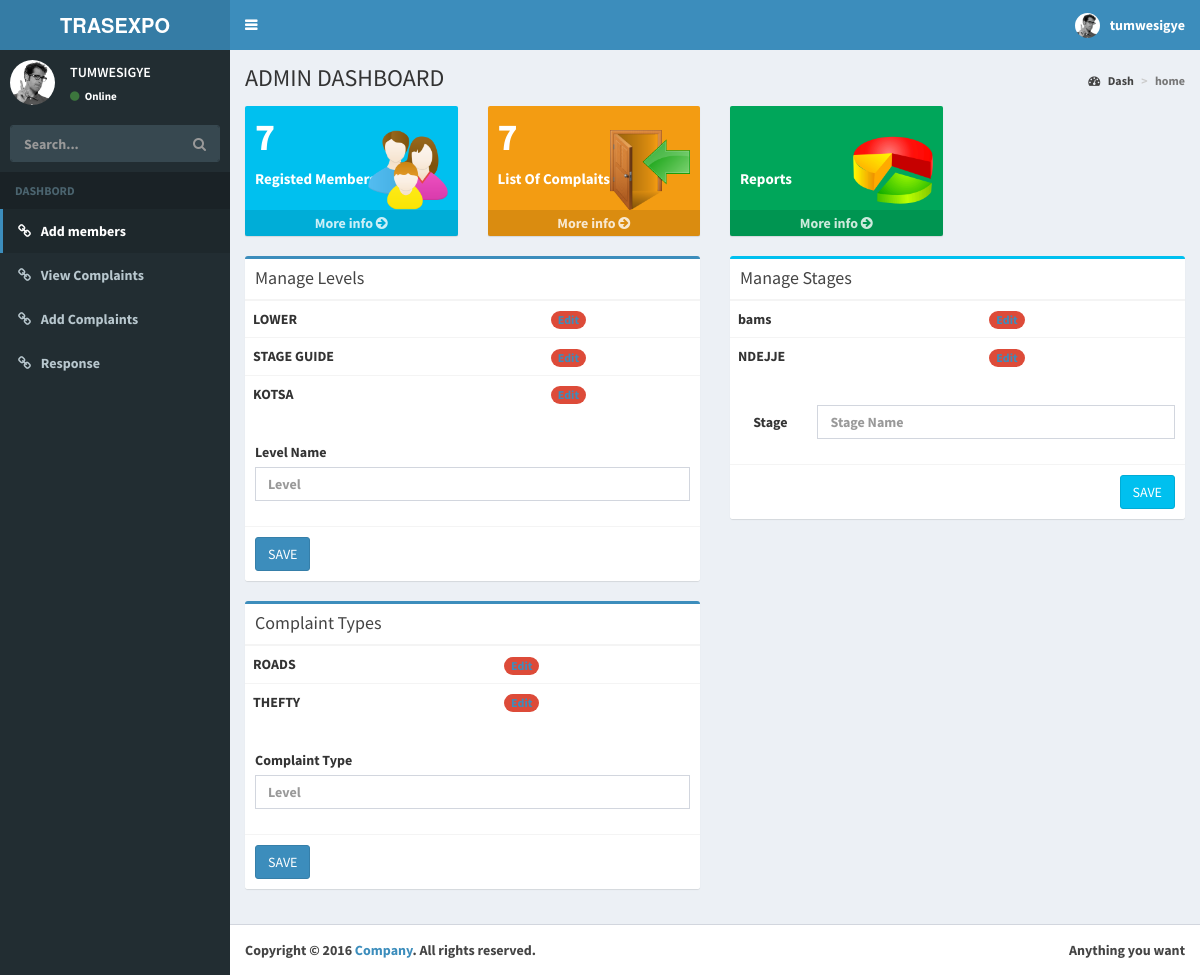
The page /admin.php (signed in) on the database its author committed.
### tables this page shows
CREATE TABLE IF NOT EXISTS `user_levels` (
  `usr_id` int(100) NOT NULL AUTO_INCREMENT,
  `usr_leve` varchar(100) NOT NULL DEFAULT 'LOWER',
  PRIMARY KEY (`usr_id`),
  UNIQUE KEY `usr_leve` (`usr_leve`)
);

CREATE TABLE IF NOT EXISTS `complain_types` (
  `cop_id` int(100) NOT NULL AUTO_INCREMENT,
  `cop_type` varchar(100) NOT NULL,
  PRIMARY KEY (`cop_id`)
);

CREATE TABLE IF NOT EXISTS `stages` (
  `st_id` int(100) NOT NULL AUTO_INCREMENT,
  `st_name` varchar(100) NOT NULL,
  PRIMARY KEY (`st_id`),
  UNIQUE KEY `st_name` (`st_name`)
);

### admin.php (the view, shortened to what this page needs)
<!DOCTYPE html>
<html>
<head>
  <link rel="stylesheet" href="bootstrap/css/bootstrap.min.css">
  <link rel="stylesheet" href="https://cdnjs.cloudflare.com/ajax/libs/font-awesome/4.5.0/css/font-awesome.min.css">
  <link rel="stylesheet" href="https://cdnjs.cloudflare.com/ajax/libs/ionicons/2.0.1/css/ionicons.min.css">
  <link rel="stylesheet" href="dist/css/AdminLTE.min.css">
  <link rel="stylesheet" href="dist/css/skins/skin-blue.min.css">
</head>
<body class="hold-transition skin-blue sidebar-mini">
<div class="wrapper">
  <header class="main-header">
    <a href="admin.php" class="logo">
      <span class="logo-mini"><b>TRAS</span>
      <span class="logo-lg"><b>TRAS</b>EXPO</span>
    </a>
    <nav class="navbar navbar-static-top" role="navigation">
      <a href="#" class="sidebar-toggle" data-toggle="offcanvas" role="button">
      </a>
      <div class="navbar-custom-menu">
        <ul class="nav navbar-nav">
          <li class="dropdown user user-menu">
            <a href="#" class="dropdown-toggle" data-toggle="dropdown">
              <img src="dist/img/user2-160x160.jpg" class="user-image" alt="User Image">
              <span class="hidden-xs"><?php echo"  ".strtolower($_SESSION['useradmin']['adm_name']);?></span>
            </a>
          </li>
        </ul>
      </div>
    </nav>
  </header>
  <aside class="main-sidebar">
    <section class="sidebar">
      <div class="user-panel">
        <div class="pull-left image">
          <img src="dist/img/user2-160x160.jpg" class="img-circle" alt="User Image">
        </div>
        <div class="pull-left info">
          <p><?php echo"  ".strtoupper($_SESSION['useradmin']['adm_name']);?></p>
          <a href="#"><i class="fa fa-circle text-success"></i> Online</a>
        </div>
      </div>
      <form action="#" method="get" class="sidebar-form">
        <div class="input-group">
          <input type="text" name="q" class="form-control" placeholder="Search...">
              <span class="input-group-btn">
                <button type="submit" name="search" id="search-btn" class="btn btn-flat"><i class="fa fa-search"></i>
                </button>
              </span>
        </div>
      </form>
      <ul class="sidebar-menu">
        <li class="header">DASHBORD</li>
        <li class="active"><a href="admin.php?page=aemp"><i class="fa fa-link"></i> <span>Add members</span></a></li>
        <li><a href="admin.php?page=vemp"><i class="fa fa-link"></i> <span>View Complaints</span></a></li>
		<li><a href="admin.php?page=add_comp"><i class="fa fa-link"></i> <span>Add Complaints</span></a></li>
		<li><a href="admin.php?page=add_resp"><i class="fa fa-link"></i> <span>Response</span></a></li>
      </ul>
    </section>
  </aside>
  <div class="content-wrapper">
    <section class="content-header">
      <h1>
        ADMIN DASHBOARD
      </h1>
      <ol class="breadcrumb">
        <li><a href="admin.php?page=ds"><i class="fa fa-dashboard"></i> Dash</a></li>
        <li class="active">home</li>
      </ol>
    </section>
    <section class="content">
	  				 <?php
	$page=$_GET['page'];
 switch ($page){
		default:
		dash_b();
		break;
}
?>
    </section>
  </div>
  <footer class="main-footer">
    <div class="pull-right hidden-xs">
      Anything you want
    </div>
    <strong>Copyright &copy; 2016 <a href="#">Company</a>.</strong> All rights reserved.
  </footer>
</div>
</body>
</html>
  <?php  function dash_b(){ ?>
  <?php
$result_coun = mysql_query("SELECT Count( * ) AS toto FROM clients");
if($nopple = mysql_fetch_array($result_coun)){
	$Members = $nopple['toto'];
}
$result_coun = mysql_query("Select  Count(com_id) As toto From  complaints");
if($nopple = mysql_fetch_array($result_coun)){
	$complaints = $nopple['toto'];
}
  ?>
  <div class="row">
        <div class="col-lg-3 col-xs-6">
          <div class="small-box bg-aqua">
            <div class="inner">
              <h3><?php echo $Members; ?></h3>
              <p>Registed Members</p>
            </div>
            <div class="icon">
			<img height="80" width="80" src="img/rented.png"></a>
            </div>
            <a href="admin.php?page=aemp" class="small-box-footer">More info <i class="fa fa-arrow-circle-right"></i></a>
          </div>
        </div>
        <div class="col-lg-3 col-xs-6">
          <div class="small-box bg-yellow">
            <div class="inner">
              <h3><?php echo $complaints; ?></h3>
              <p>List Of Complaits</p>
            </div>
            <div class="icon">
             <img height="80" width="80" src="img/room.png"></a>
            </div>
            <a href="admin.php?page=vemp" class="small-box-footer">More info <i class="fa fa-arrow-circle-right"></i></a>
          </div>
        </div>
		<div class="col-lg-3 col-xs-6">
          <div class="small-box bg-green">
            <div class="inner">
              <h3>&nbsp;</h3>
              <p>Reports</p>
            </div>
            <div class="icon">
             <img height="80" width="80" src="img/report.png"></a>
            </div>
            <a href="admin.php?page=repot" class="small-box-footer">More info <i class="fa fa-arrow-circle-right"></i></a>
          </div>
        </div>
      </div>
  <div class="row">
   <div class="col-md-6">
          <div class="box box-primary">
            <div class="box-header with-border">
              <h3 class="box-title">Manage Levels</h3>
            </div>
			<table class="table">
			<?php
$result = mysql_query("SELECT * FROM user_levels ORDER BY usr_id ASC");
while($row = mysql_fetch_array($result))
  {
?>       		<tr>
                  <td><?php echo $row['usr_leve']; ?></td>
                  <td><span class="badge bg-red"><a href="admin.php?page=ds&levid=<?php echo $row['usr_id']; ?>" class="small-box-footer">Edit </a></span></td>
                </tr>
				<?php  }
					?>
			</table>
<?php
$level="";
$button_text = "SAVE";
?>
            <form role="form" method="post">
              <div class="box-body">
                <div class="form-group">
                  <label for="exampleInputEmail1">Level Name</label>
                  <input type="text" class="form-control" value="<?php echo $level;?>" id="leveln"  name="leveln" required placeholder="Level">
                </div>
              </div>
              <div class="box-footer">
                <button type="submit" class="btn btn-primary" name="addlevel"><?php echo $button_text; ?></button>
              </div>
            </form>
          </div>
		   <div class="box box-primary">
            <div class="box-header with-border">
              <h3 class="box-title">Complaint Types</h3>
            </div>
			<table class="table">
			<?php
$result = mysql_query("SELECT * FROM complain_types ORDER BY cop_id ASC");
while($row = mysql_fetch_array($result))
  {
?>       		<tr>
                  <td><?php echo $row['cop_type']; ?></td>
                  <td><span class="badge bg-red"><a href="admin.php?page=ds&copid=<?php echo $row['cop_id']; ?>" class="small-box-footer">Edit </a></span></td>
                </tr>
				<?php  }
					?>
			</table>
<?php
$coptyp="";
$button_text = "SAVE";
?>
            <form role="form" method="post">
              <div class="box-body">
                <div class="form-group">
                  <label for="exampleInputEmail1">Complaint Type</label>
                  <input type="text" class="form-control" value="<?php echo $coptyp;?>" id="complain"  name="complain" required placeholder="Level">
                </div>
              </div>
              <div class="box-footer">
                <button type="submit" class="btn btn-primary" name="addcop"><?php echo $button_text; ?></button>
              </div>
            </form>
          </div>
		  </div>
        <div class="col-md-6">
          <div class="box box-info">
            <div class="box-header with-border">
              <h3 class="box-title">Manage Stages</h3>
            </div>
			<table class="table">
										<?php
				$result = mysql_query("SELECT * FROM stages");
				while($row = mysql_fetch_array($result))
				  {
				?>
                <tr>
                  <td><?php echo $row['st_name']; ?></td>
                  <td><span class="badge bg-red"><a href="admin.php?page=ds&stgid=<?php echo $row['st_id']; ?>" class="small-box-footer">Edit </a></span></td>
                </tr>
				<?php   } ?>
			</table>
<?php
$stlevel="";
$button_text = "SAVE";
?>
            <form class="form-horizontal" method="post">
              <div class="box-body">
                <div class="form-group">
                  <label for="inputEmail3" class="col-sm-2 control-label">Stage </label>
                  <div class="col-sm-10">
                    <input type="text" class="form-control" id="stgname" name="stgname"  value="<?php echo $stlevel;?>" placeholder="Stage Name">
                  </div>
                </div>
              </div>
              <div class="box-footer">
                <button type="submit" class="btn btn-info pull-right" name="addstg"><?php echo $button_text; ?></button>
              </div>
            </form>
          </div>
		   </div>
   </div>
    <?php  } ?>

### rows shown on the page
user_levels: usr_leve "LOWER"
user_levels: usr_leve "STAGE GUIDE"
user_levels: usr_leve "KOTSA"
complain_types: cop_type "ROADS"
complain_types: cop_type "THEFTY"
stages: st_name "bams"
stages: st_name "NDEJJE"

### other values the page prints
$_SESSION['useradmin']['adm_name'] "tumwesigye"
$_SESSION['useradmin']['adm_name'] "TUMWESIGYE"
$Members "7"
$complaints "7"
$button_text "SAVE"
